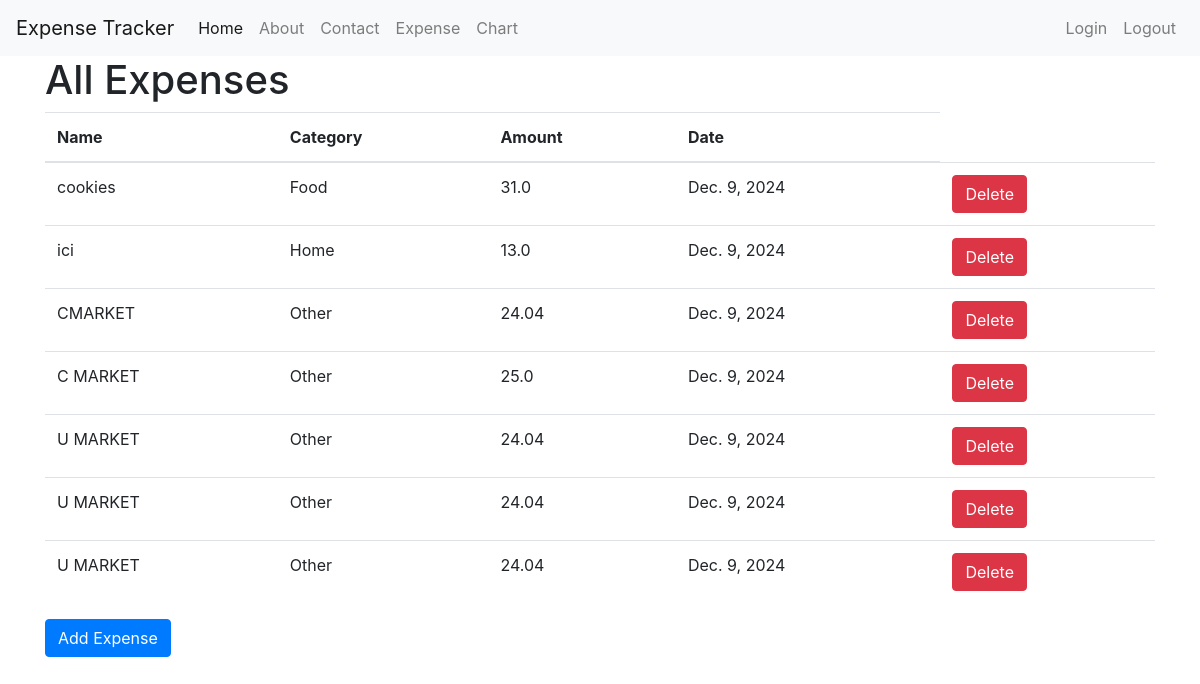
The page /expenses/ on the database its author committed.
### myapp/models.py (models this page shows, shortened)
class Expense(models.Model):
    name = models.CharField(max_length=200)
    category = models.CharField(max_length=50)
    amount = models.FloatField()
    date = models.DateField()
    photo = models.ImageField(upload_to='expense_photos/', blank=True, null=True)

### myapp/views.py (the view)
# urls.py: path("expenses/", views.view_expenses, name="view_expenses"),
def view_expenses(request):
    expenses = Expense.objects.all()  # Fetch all expenses or customize as needed
    return render(request, 'expenses/view_expenses.html', {'expenses': expenses})

### myapp/templates/expenses/view_expenses.html (shortened to what this page needs)
{% extends 'base.html' %}
{% block content %}
<h1>All Expenses</h1>
<table class="table">
    <thead>
        <tr>
            <th>Name</th>
            <th>Category</th>
            <th>Amount</th>
            <th>Date</th>
        </tr>
    </thead>
    <tbody>
        {% for expense in expenses %}
        <tr>
            <td>{{ expense.name }}</td>
            <td>{{ expense.category }}</td>
            <td>{{ expense.amount }}</td>
            <td>{{ expense.date }}</td>
            <td>
                <form method="POST" action="{% url 'delete_expense' expense.id %}">
                    <button type="submit" class="btn btn-danger" onclick="return confirm('Are you sure you want to delete this expense?');">Delete</button>
                </form>
            </td>
        </tr>
        {% endfor %}
    </tbody>
</table>
<a href="{% url 'add_expense' %}" class="btn btn-primary">Add Expense</a>
{% endblock %}

### rows shown on the page
Expense: name "cookies", category "Food", amount "31.0", date "Dec. 9, 2024"
Expense: name "ici", category "Home", amount "13.0", date "Dec. 9, 2024"
Expense: name "CMARKET", category "Other", amount "24.04", date "Dec. 9, 2024"
Expense: name "C MARKET", category "Other", amount "25.0", date "Dec. 9, 2024"
Expense: name "U MARKET", category "Other", amount "24.04", date "Dec. 9, 2024"
Expense: name "U MARKET", category "Other", amount "24.04", date "Dec. 9, 2024"
Expense: name "U MARKET", category "Other", amount "24.04", date "Dec. 9, 2024"
